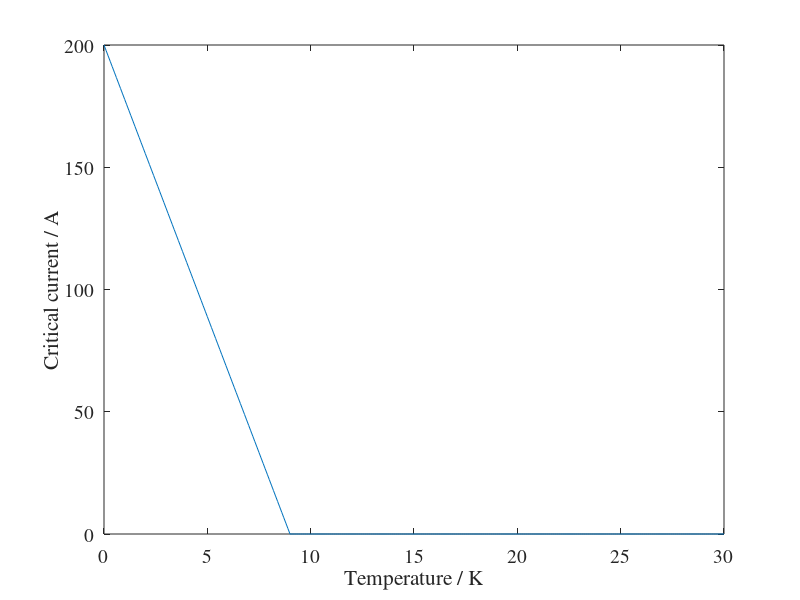

MATLAB code for this plot:

clear all; close all; clc; 

set(0, 'defaultTextFontName', 'times', 'defaultTextFontSize', 14);
set(0, 'defaultAxesFontName', 'times', 'defaultAxesFontSize', 14);

T = (0:0.1:30)'; % Temperature 

Tc = 9; % Critical temperature 
Ic = 200*(Tc - T)./Tc; 
Ic = Ic.*(Ic > 0); % Critical current as a function of temperature 

figure(1);
set(gcf, 'color', 'w'); 
plot(T, Ic); 
xlabel('Temperature / K'); 
ylabel('Critical current / A'); 

